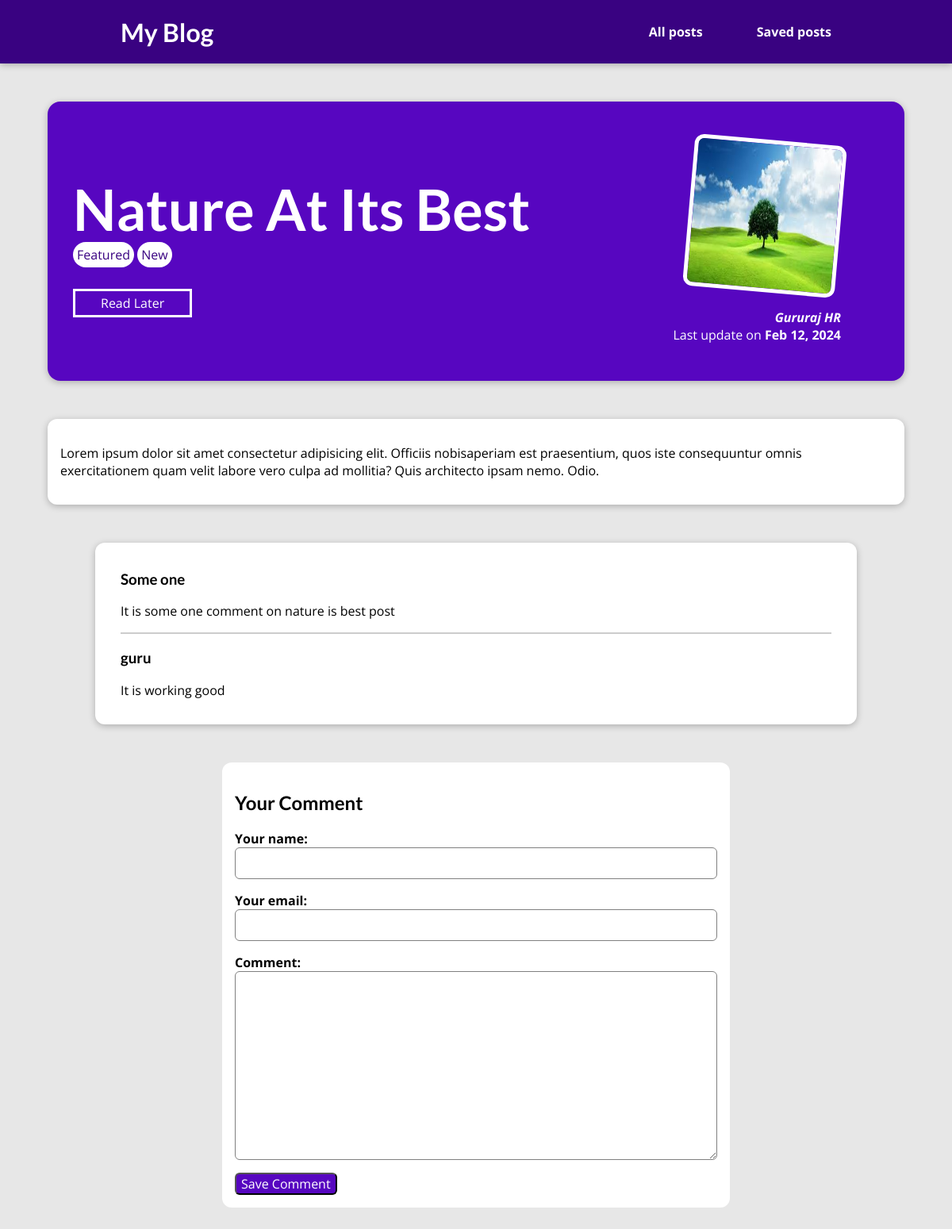
The page /posts/nature-at-its-best on the database its author committed.
### blog/models.py (models this page shows, shortened)
class Post(models.Model):
    title = models.CharField(max_length = 50)
    excerpt = models.CharField(max_length = 500)
    image = models.ImageField(upload_to= "posts", null = True)
    date = models.DateField(auto_now = True)
    slug = models.SlugField(unique = True, db_index = True)
    content = models.TextField(validators = [MinLengthValidator(10)])
    author = models.ForeignKey(Author, on_delete = models.SET_NULL, related_name = "post", null = True)
    tags = models.ManyToManyField(Tag)

class Tag(models.Model):
    caption = models.CharField(max_length = 20)
    def __str__(self):
        return self.caption

class Author(models.Model):
    first_name = models.CharField(max_length = 100)
    last_name = models.CharField(max_length = 100)
    email = models.EmailField()
    def __str__(self):
        return f"{self.first_name} {self.last_name}"

class Comment(models.Model):
    user_name = models.CharField(max_length=50)
    user_email = models.EmailField()
    text = models.TextField(max_length = 400)
    post = models.ForeignKey(Post, on_delete = models.CASCADE, related_name = "comments")

### blog/views.py (the view, shortened to what this page needs)
# urls.py: path("posts/<slug:slug>", views.SinglePostView.as_view(), name = "posts-detailed-page"),
class SinglePostView(View):
        def is_save_later(self, request, post_id):
            stored_post = request.session.get("stored_post")
            if stored_post is not None:
                is_save_for_later = post_id in stored_post
            else:
                is_save_for_later = False
            return is_save_for_later
        def get(self, request, slug):
            post= Post.objects.get(slug = slug)
            context = {
                 "post": post,
                 "post_tags": post.tags.all(),
                 "comment_form": CommentForm(),
                 "comments": post.comments.all().order_by("-id"),
                 "is_saved_for_later": self.is_save_later(request, post.id)
            }
            return render(request, "blog/post-detail.html", context)

### blog/forms.py
class CommentForm(forms.ModelForm):
    class Meta:
        model = Comment
        exclude = ["post"]
        labels = {
            "user_name": "Your name",
            "user_email": "Your email",
            "text": "Comment",
        }

### blog/templates/blog/post-detail.html (shortened to what this page needs)
{% extends "base.html" %}
{%load static %}
{% block css_link %}
<link rel="stylesheet" href="{% static "blog/post-detail.css" %}">
{% endblock %}
{% block content %}
<section id = "summary">
    <h2>{{post.title}}</h2>
    <div>
        {% for tag in post_tags %}
            <span class="tag">{{tag}}</span>
        {% endfor %}
    </div>
    <div id = "read-later">
        <form action = "{% url "read-later" %}" method = "POST">
        <button>
            {% if is_saved_for_later %}
                remove Read later
            {% else %}
                Read Later
            {% endif %}
        </button>
        </form>
    </div>
    <article>
        <img src = {{ post.image.url }} alt = "mountain img"/>
        <address><a href="mailto:{{post.author.email}}">{{post.author}}</a></address>
        <div>
            Last update on <time>{{post.date|date:"M d, Y"}}</time>
        </div>
    </article>
</section>
<main>
    <p>
        {{post.content|linebreaks}}
    </p>
</main>
<section id = "comments">
    <ul>
        {% for comment in comments %}
            <li>
                <h3>{{ comment.user_name }}</h3>
                <p>{{ comment.text }}</p>
            </li>
        {% endfor %}
    </ul>
</section>
<section>
    <form id = "comment-form" action = "{% url "posts-detailed-page" post.slug %}" method = "POST">
        <h2>Your Comment</h2>
        {% for each_filed in comment_form %}
            <div class = "form-control {% if each_filed.errors %}invalid{% endif %}">
                {{ each_filed.label_tag }}
                {{ each_filed }}
            </div>
        {% endfor %}
    <button>Save Comment</button>
    </form>
</section>
{% endblock %}

### static/app.css (style rules this page uses)
* { box-sizing: border-box; }
html { font-family: 'Open Sans', 'Lato', sans-serif; }
body { margin: 0; }
h1, h2, h3 { font-family: 'Lato', sans-serif; font-weight: bold; }

### blog/static/blog/post-detail.css (style rules this page uses)
body { background-color: #e7e7e7; }
#summary { margin: 8rem auto 3rem auto; padding: 2rem; width: 90%; max-width: 90rem; border-radius: 16px; background-color: #5706c0; position: relative; box-shadow: 0 2px 8px rgba(0, 0, 0, 0.25); height: 22rem; }
#summary h2 { color: white; font-size: 4.5rem; margin-bottom: 0.25rem; }
#summary article { position: absolute; top: 2rem; right: 3rem; padding: 1rem 2rem; border-radius: 12px; text-align: right; color: white; }
#summary article img { width: 12rem; height: 12rem; border-radius: 12px; transform: rotateZ(5deg); border: 5px solid white; margin-bottom: 1rem; }
#summary address { font-weight: bold; }
#summary a { color: white; text-decoration: none; }
#summary time { font-weight: bold; }
main { width: 90%; max-width: 90rem; margin: 3rem auto; background-color: white; padding: 1rem; border-radius: 12px; box-shadow: 0 2px 8px rgba(0, 0, 0, 0.25); }
.tag { background-color: white; color: #390281; border-radius: 20px; padding: 5px; }
#comment-form { margin: 3rem auto; width: 90%; max-width: 40rem; border-radius: 12px; background-color: white; box-shadow: rgba(0, 0, 0, 0.241); padding: 1rem; }
#comment-form button { font: inherit; background-color: #5706c0; color: white; border-radius: 6px; cursor: pointer; }
.form-control { margin-bottom: 1rem; }
.form-control label { font-weight: bold; margin-bottom: 0.5rem; }
.form-control input, .form-control textarea { display: block; width : 100%; padding: 0.5rem; font: inherit; border-radius: 6px; border: 1px solid gray; }
#comments { margin: 3rem auto; width: 90%; max-width: 60rem; border-radius: 12px; background-color: white; box-shadow: 0 2px 8px rgba(0, 0, 0, 0.25); padding: 1rem 2rem; }
#comments ul { list-style: none; margin: 0; padding: 0; }
#comments li { margin-bottom: 1rem; border-bottom: 2px solid #ccc; }
#comments li:last-of-type { border-bottom: none; }
#read-later { margin: 2rem 0; }
#read-later button { background-color: transparent; border: solid white; padding: 0.25rem 2rem; font: inherit; color: white; cursor: pointer; }

### rows shown on the page
Post: title "Nature At Its Best", image (picture), author "Gururaj HR", date "Feb 12, 2024", content "Lorem ipsum dolor sit amet consectetur adipisicing elit. Officiis nobisaperiam est praesentium, quos iste consequuntur omnis exercitationem quam velit labore vero culpa ad mollitia? Quis architecto ipsam nemo. Odio."
Tag: caption "Featured"
Tag: caption "New"
Comment: user_name "Some one", text "It is some one comment on nature is best post"
Comment: user_name "guru", text "It is working good"

### other values the page prints
{{ each_filed.label_tag }} "Your name:" "Your email:" "Comment:"
